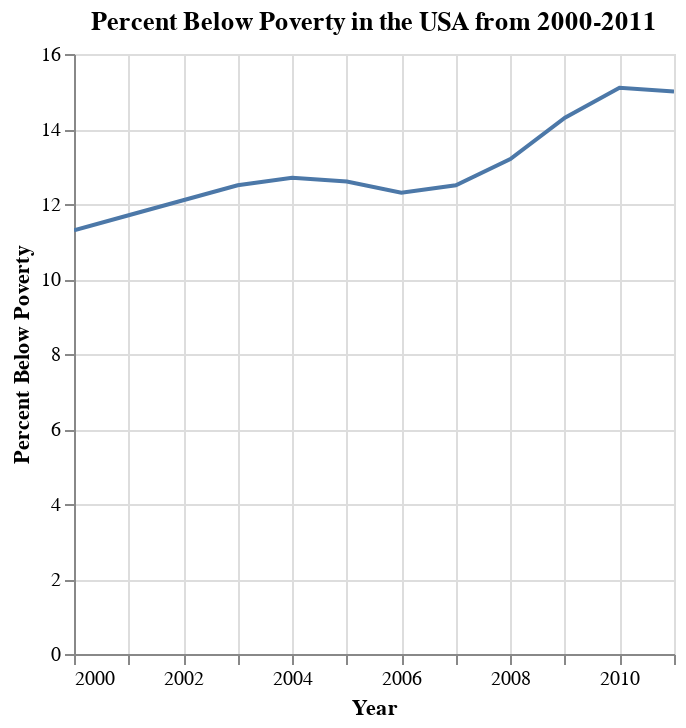

Source (notebook cell):
### Code cell
# Creating an altair line graph
line_chart = alt.Chart(df).mark_line().encode(
    x='Year:T',
    y=alt.Y('Percent Below Poverty:Q', title='Percent Below Poverty'),
    tooltip=['Year:T', alt.Tooltip('Percent Below Poverty:Q', title='Percent Below Poverty')]
).properties(
    title='Percent Below Poverty in the USA from 2000-2011'
)

# Showing the graph
line_chart.interactive()

### Figure 1 — Vega-Lite specification as saved in the notebook (floating-point values rounded to 4 significant figures)
{"config": {"view": {"continuousWidth": 300, "continuousHeight": 300}}, "data": {"name": "data-0f7d5f1baeefaa866ddccdcc414fcd51"}, "mark": {"type": "line"}, "encoding": {"tooltip": [{"field": "Year", "type": "temporal"}, {"field": "Percent Below Poverty", "title": "Percent Below Poverty", "type": "quantitative"}], "x": {"field": "Year", "type": "temporal"}, "y": {"field": "Percent Below Poverty", "title": "Percent Below Poverty", "type": "quantitative"}}, "params": [{"name": "param_7", "select": {"type": "interval", "encodings": ["x", "y"]}, "bind": "scales"}], "title": "Percent Below Poverty in the USA from 2000-2011", "$schema": "https://vega.github.io/schema/vega-lite/v5.16.3.json", "datasets": {"data-0f7d5f1baeefaa866ddccdcc414fcd51": [{"Year": "2000", "Persons Below Poverty": 31581, "Percent Below Poverty": 11.3}, {"Year": "2001", "Persons Below Poverty": 32907, "Percent Below Poverty": 11.7}, {"Year": "2002", "Persons Below Poverty": 34570, "Percent Below Poverty": 12.1}, {"Year": "2003", "Persons Below Poverty": 35861, "Percent Below Poverty": 12.5}, {"Year": "2004", "Persons Below Poverty": 37040, "Percent Below Poverty": 12.7}, {"Year": "2005", "Persons Below Poverty": 36950, "Percent Below Poverty": 12.6}, {"Year": "2006", "Persons Below Poverty": 36460, "Percent Below Poverty": 12.3}, {"Year": "2007", "Persons Below Poverty": 37276, "Percent Below Poverty": 12.5}, {"Year": "2008", "Persons Below Poverty": 39829, "Percent Below Poverty": 13.2}, {"Year": "2009", "Persons Below Poverty": 43569, "Percent Below Poverty": 14.3}, {"Year": "2010", "Persons Below Poverty": 46343, "Percent Below Poverty": 15.1}, {"Year": "2011", "Persons Below Poverty": 46247, "Percent Below Poverty": 15.0}]}}
